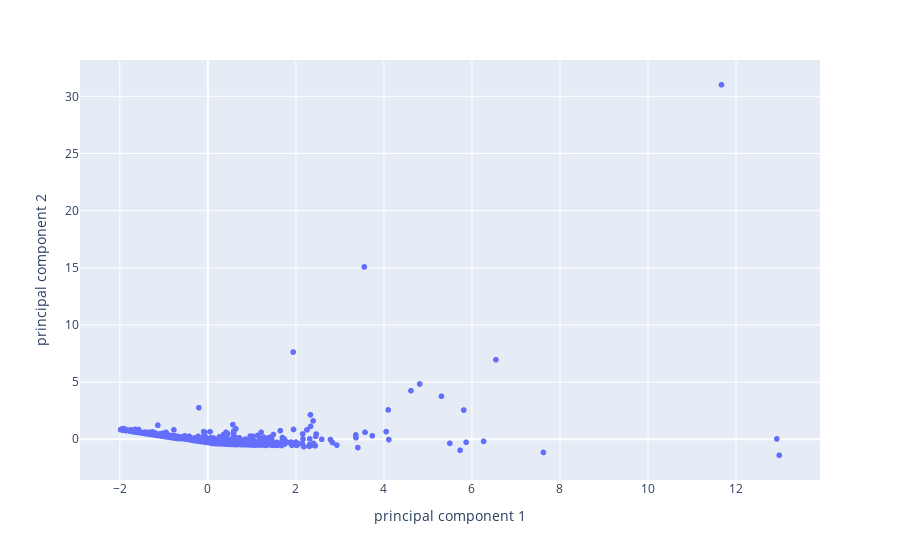

Source (notebook cell):
### Code cell
import plotly.express as px
fig = px.scatter(principalDf, x="principal component 1", y="principal component 2")
fig.show()

### Figure 1 — Plotly figure (JSON) as saved in the notebook; plotly's stock layout.template omitted (floating-point values rounded to 4 significant figures; data arrays with more than 128 entries replaced by an {"elided": "..."} marker saying what was removed)
{"data": [{"hovertemplate": "principal component 1=%{x}<br>principal component 2=%{y}<extra></extra>", "legendgroup": "", "marker": {"color": "#636efa", "symbol": "circle"}, "mode": "markers", "name": "", "showlegend": false, "type": "scattergl", "x": {"elided": "1728 float values"}, "xaxis": "x", "y": {"elided": "1728 float values"}, "yaxis": "y"}], "layout": {"legend": {"tracegroupgap": 0}, "margin": {"t": 60}, "xaxis": {"anchor": "y", "domain": [0, 1], "title": {"text": "principal component 1"}}, "yaxis": {"anchor": "x", "domain": [0, 1], "title": {"text": "principal component 2"}}}}
